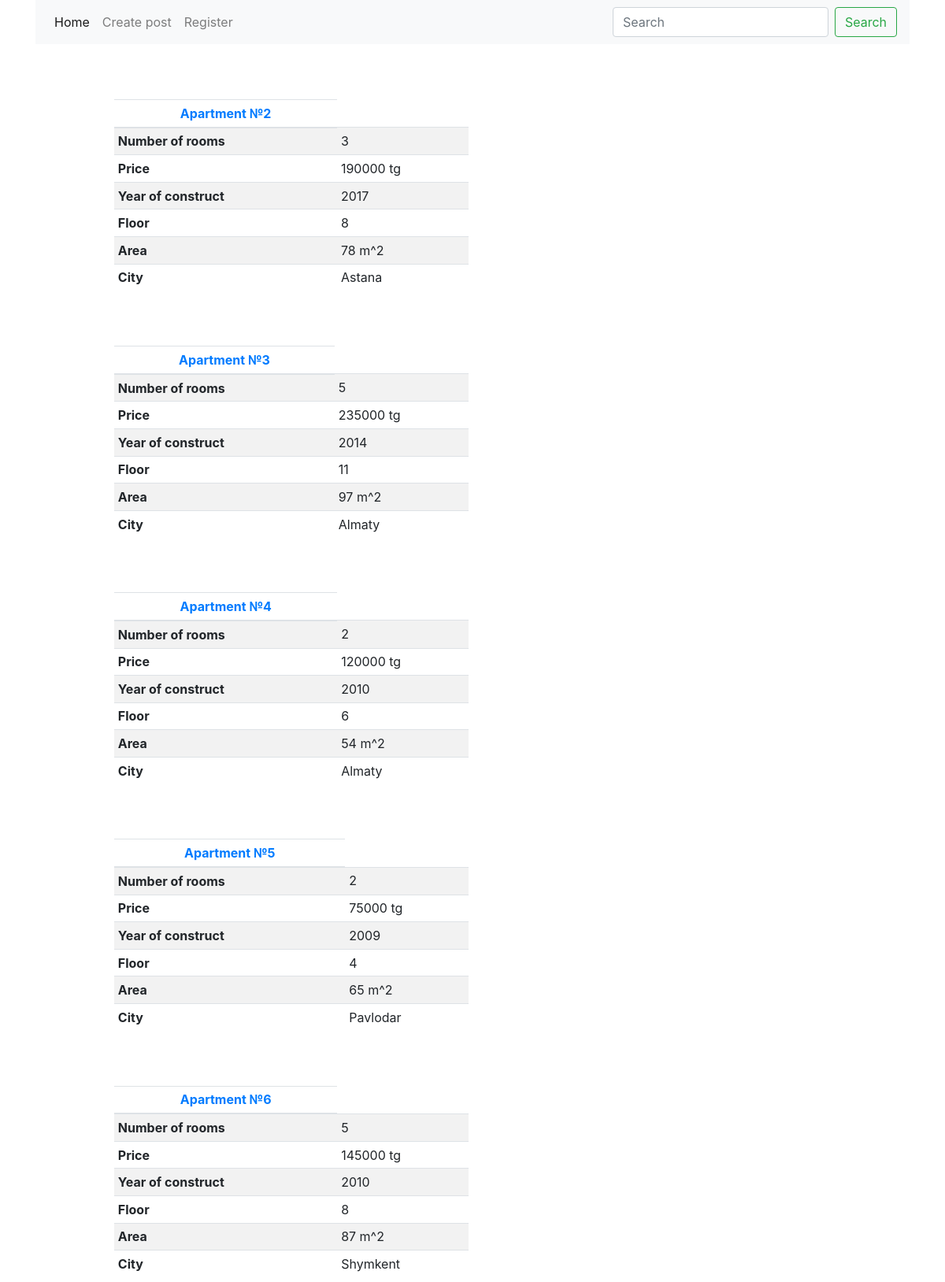
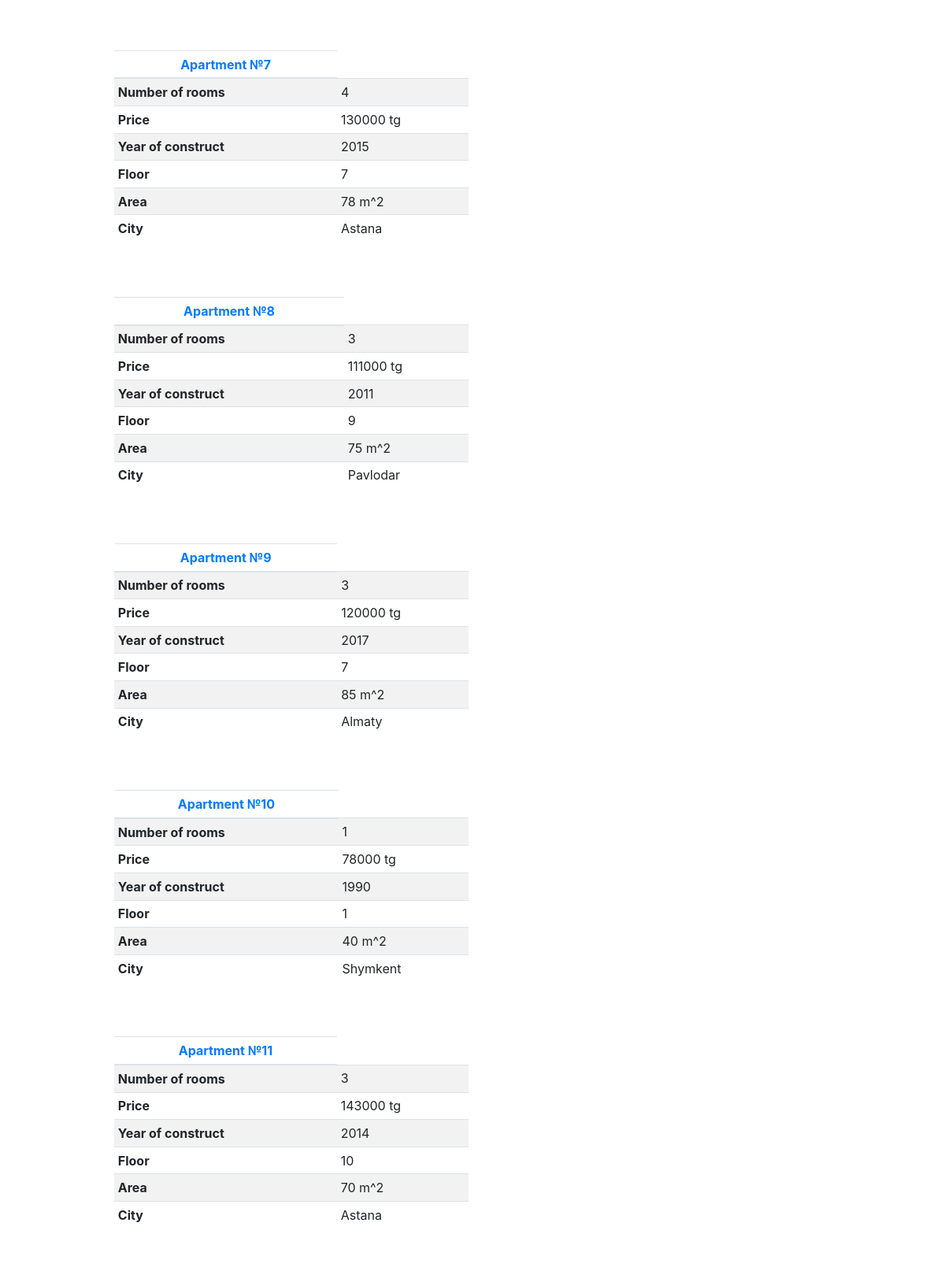
/home/ (upper part), run on the app's committed database (2 pictures, top to bottom).
### krisha/models.py (models this page shows, shortened)
class Apartment(models.Model):
    number_of_rooms = models.IntegerField()
    price = models.IntegerField()
    year_of_construct = models.IntegerField()
    floor = models.IntegerField()
    area = models.IntegerField()
    city = models.ForeignKey(City, on_delete=models.CASCADE)

class City(models.Model):
    name = models.CharField(max_length=20)
    def __str__(self):
        return self.name

### krisha/views.py (the view, shortened to what this page needs)
# urls.py: path('home/', views.posts, name='posts'),
def posts(request):
    posts = Apartment.objects.all()
    query = request.GET.get('query')
    return render(request, 'krisha/posts.html', {'posts': posts})

### krisha/templates/krisha/posts.html (shortened to what this page needs)
<!DOCTYPE html>
<html lang="en">
<head>
    <link rel="stylesheet" href="https://stackpath.bootstrapcdn.com/bootstrap/4.3.1/css/bootstrap.min.css">
</head>
<body>
<div class="container">
    <nav class="navbar navbar-expand-lg navbar-light bg-light">
      <div class="collapse navbar-collapse" id="navbarContent">
        <ul class="navbar-nav mr-auto">
          <li class="nav-item active">
            <a class="nav-link" href="/home">Home <span class="sr-only">(current)</span></a>
          </li>
          <li class="nav-item">
            <a class="nav-link" href="/makepost">Create post</a>
          </li>
          <li class="nav-item">
            <a class="nav-link" href="/register">Register</a>
          </li>
        </ul>
        <form class="form-inline my-2 my-lg-0">
          <input name="query" class="form-control mr-sm-2" type="search" placeholder="Search" aria-label="Search">
          <button class="btn btn-outline-success my-2 my-sm-0" type="submit">Search</button>
        </form>
      </div>
    </nav>
{% if posts %}
    {% for post in posts %}
    <table class="table table-striped table-sm">
        <thead>
            <tr><th scope="col">Apartment №{{ post.id }}</th></tr>
        </thead>
        <tbody>
            <tr><th scope="row">Number of rooms</th><td>{{ post.number_of_rooms }}</td></tr>
            <tr><th scope="row">Price</th><td>{{ post.price }} tg</td></tr>
            <tr><th scope="row">Year of construct</th><td>{{ post.year_of_construct }}</td></tr>
            <tr><th scope="row">Floor</th><td>{{ post.floor }}</td></tr>
            <tr><th scope="row">Area</th><td>{{ post.area }} m^2</td></tr>
            <tr><th scope="row">City</th><td>{{ post.city }}</td></tr>
        </tbody>
    </table>
    {% endfor %}
{% else %}
    <div class="row">
        <div class="col-md-12 text-center">
            <span><h6>Posts not found</h6></span>
        </div>
    </div>
{% endif %}
</div>
</body>
</html>

### krisha/templates/krisha/posts.html (style rules this page uses)
.table { margin: 70px 50px 50px 100px; width: 450px; }
thead tr th { text-align: center; color: #007bff; }

### data on the page
Apartment: id "2", number_of_rooms "3", price "190000", year_of_construct "2017", floor "8", area "78", city "Astana"
Apartment: id "3", number_of_rooms "5", price "235000", year_of_construct "2014", floor "11", area "97", city "Almaty"
Apartment: id "4", number_of_rooms "2", price "120000", year_of_construct "2010", floor "6", area "54", city "Almaty"
Apartment: id "5", number_of_rooms "2", price "75000", year_of_construct "2009", floor "4", area "65", city "Pavlodar"
Apartment: id "6", number_of_rooms "5", price "145000", year_of_construct "2010", floor "8", area "87", city "Shymkent"
Apartment: id "7", number_of_rooms "4", price "130000", year_of_construct "2015", floor "7", area "78", city "Astana"
Apartment: id "8", number_of_rooms "3", price "111000", year_of_construct "2011", floor "9", area "75", city "Pavlodar"
Apartment: id "9", number_of_rooms "3", price "120000", year_of_construct "2017", floor "7", area "85", city "Almaty"
Apartment: id "10", number_of_rooms "1", price "78000", year_of_construct "1990", floor "1", area "40", city "Shymkent"
Apartment: id "11", number_of_rooms "3", price "143000", year_of_construct "2014", floor "10", area "70", city "Astana"
